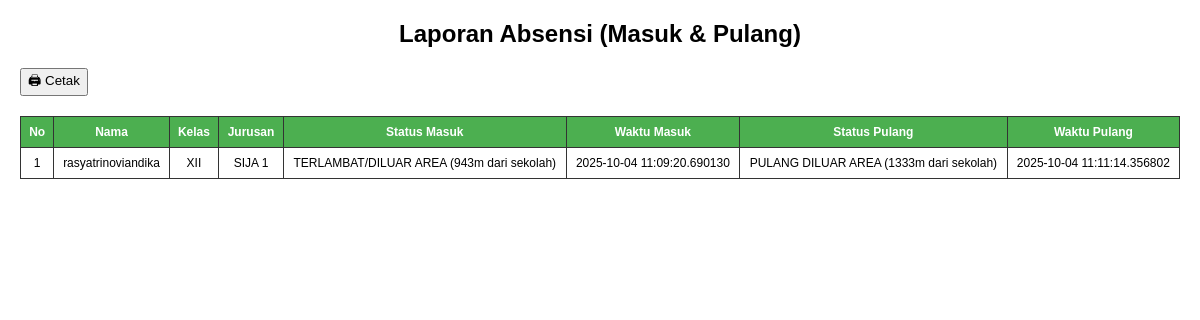
The page /admin/absensi/print (signed in) on the database as committed earlier.
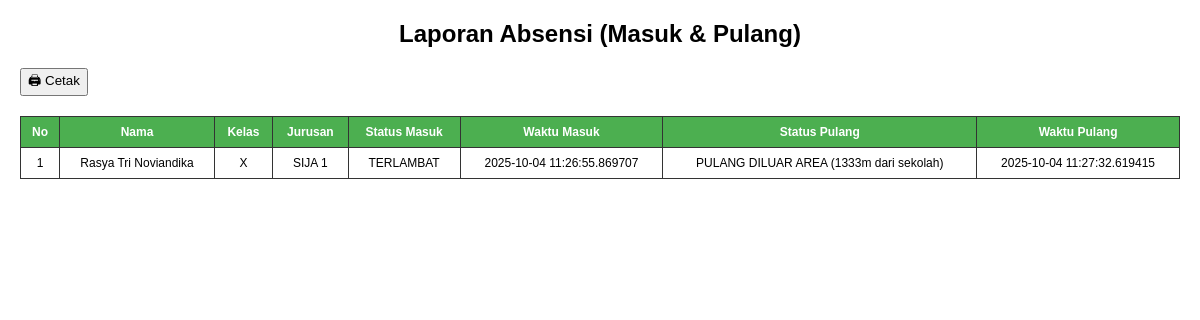
The same page on the database as committed later.
### tables this page shows
CREATE TABLE absensi (
            id INTEGER PRIMARY KEY AUTOINCREMENT,
            siswa_id INTEGER,
            nama TEXT NOT NULL,
            kelas TEXT NOT NULL,
            jurusan TEXT NOT NULL,
            latitude REAL,
            longitude REAL,
            status TEXT NOT NULL,
            waktu TIMESTAMP DEFAULT CURRENT_TIMESTAMP
        , waktu_pulang TIMESTAMP, status_pulang TEXT, latitude_pulang REAL, longitude_pulang REAL);

### app.py (the view)
@app.route("/admin/absensi/print")
@login_required
def print_absensi():
    conn = sqlite3.connect(DB_NAME)
    cur = conn.cursor()
    cur.execute("""
        SELECT nama, kelas, jurusan, status, waktu,
               status_pulang, waktu_pulang
        FROM absensi
        ORDER BY waktu DESC
    """)
    absensi = cur.fetchall()
    conn.close()
    return render_template("admin/print_absensi.html", absensi=absensi)

### app.py (called while the page is built)
def login_required(f):
    from functools import wraps
    @wraps(f)
    def decorated_function(*args, **kwargs):
        if 'admin_logged_in' not in session:
            return redirect(url_for('admin_login'))
        return f(*args, **kwargs)
    return decorated_function

### templates/admin/print_absensi.html (shortened to what this page needs)
<!DOCTYPE html>
<html lang="id">
<head>
</head>
<body>
  <h2>Laporan Absensi (Masuk & Pulang)</h2>
  <button onclick="window.print()">🖨 Cetak</button>
  <table>
    <thead>
      <tr>
        <th>No</th>
        <th>Nama</th>
        <th>Kelas</th>
        <th>Jurusan</th>
        <th>Status Masuk</th>
        <th>Waktu Masuk</th>
        <th>Status Pulang</th>
        <th>Waktu Pulang</th>
      </tr>
    </thead>
    <tbody>
      {% for a in absensi %}
      <tr>
        <td>{{ loop.index }}</td>
        <td>{{ a[0] }}</td>
        <td>{{ a[1] }}</td>
        <td>{{ a[2] }}</td>
        <td>{{ a[3] }}</td>
        <td>{{ a[4] }}</td>
        <td>
          {% if a[5] %}
            {{ a[5] }}
          {% else %}
            <span class="belum-pulang">Belum Pulang</span>
          {% endif %}
        </td>
        <td>
          {% if a[6] %}
            {{ a[6] }}
          {% else %}
            <span class="belum-pulang">-</span>
          {% endif %}
        </td>
      </tr>
      {% endfor %}
    </tbody>
  </table>
</body>
</html>

Rows that differ between the two databases and show on the page:
changed absensi "SIJA 1": nama "rasyatrinoviandika" → "Rasya Tri Noviandika"; kelas "XII" → "X"; status "TERLAMBAT/DILUAR AREA (943m dari sekolah)" → "TERLAMBAT"; waktu "2025-10-04 11:09:20.690130" → "2025-10-04 11:26:55.869707"; waktu_pulang "2025-10-04 11:11:14.356802" → "2025-10-04 11:27:32.619415"
